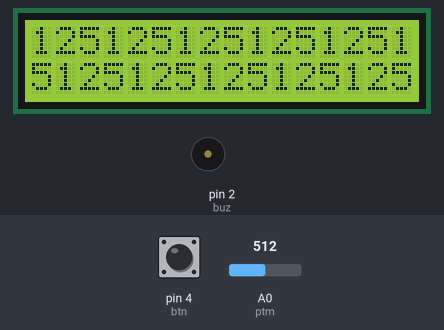
Bench run of a sketch on a simulated Arduino Uno, built with avr-gcc and run on an emulated ATmega328P. On the bench: 16×2 character LCD, buzzer (waves = sounding). The inputs (shaded band) are chosen by the test bench; at power-on: pin 4 (btn) LOW, A0 (ptm) = 512. What the sketch prints to the serial monitor is not drawn.

Above: at 1.2 s.
1.3 s: pin 4 (btn) pulled HIGH for 3.2 s
At 6.8 s:
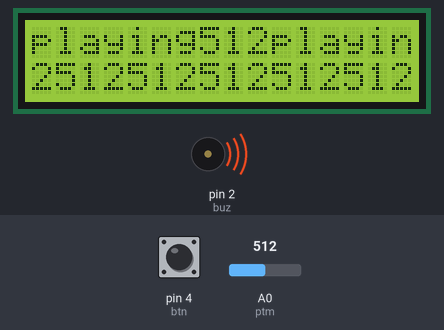
7.1 s: A0 (ptm) set to 0
At 9.5 s:
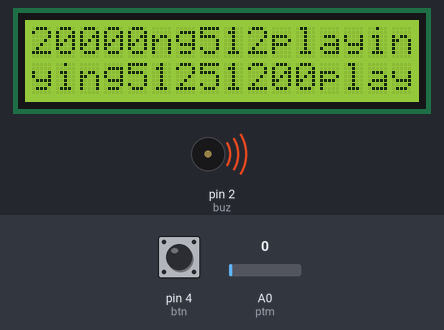
9.6 s: A0 (ptm) set to 716
At 12.3 s:
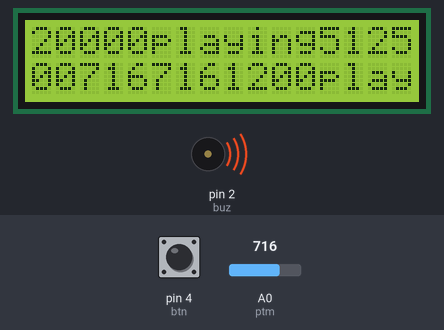
12.6 s: pin 4 (btn) pulled HIGH for 0.15 s
At 13.6 s:
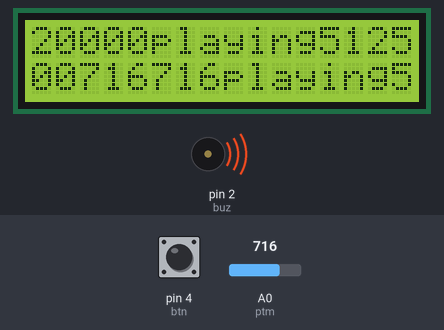
15.7 s: A0 (ptm) set to 900
At 17.05 s:
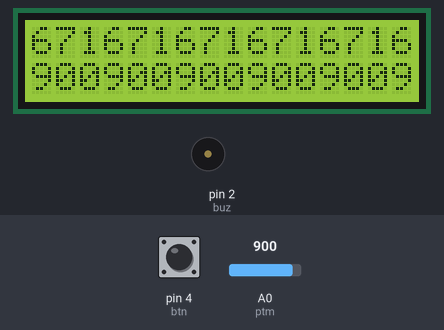
Timing chart, 0 to 18.4 s (numbered marks = the images above; inputs shaded):
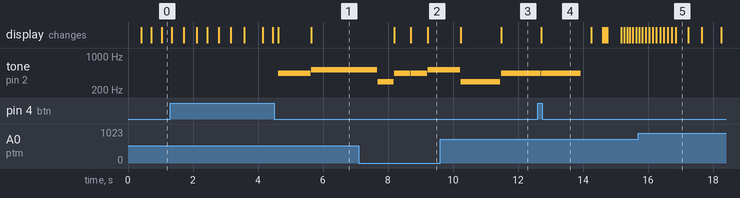

The sketch:

ardu.ino
```cpp
#define ARRAY_SIZE(array) ((sizeof(array)) / (sizeof(array[0])))

#include <Wire.h>
#include <LiquidCrystal_I2C.h>
#include <Servo.h>

Servo servo;

const int buz = 2;
const int ptm = A0;
const int btn = 4;

int pause;

const int times = 4;
const int servoDeg[] = { 180, 180, 180, 180 };
const int buzHz[] = { 440, 440, 523, 294 };
const int buzPauseFactor[] = { 1, 1, 2, 1 };

// CONFIG
int useServo = false;
int useBuz = false;

LiquidCrystal_I2C lod(0x27, 2, 1, 0, 4, 5, 6, 7, 3, POSITIVE);

void setup() {
  Serial.begin(9600);

  pinMode(btn, INPUT);

  // BUZZER
  if(useBuz) {
     pinMode(buz, OUTPUT);
  }

  // LCD
  lod.begin(16, 2); // x, y
  lod.clear();
  lod.setCursor(0, 0);
  lod.print("boot");

  // SERVO
  if(useServo) {
    servo.attach(8);
    servo.write(0);
  }

  Serial.println("use buzzer: " + String(useBuz));
  Serial.println("use servo: " + String(useServo));


}

float newPause;
const int maxServoDeg = 180;
void playServo(int deg, int pause) {
  newPause = pause / (maxServoDeg / deg);
  servo.write(deg);
  delay(newPause);
  servo.write(0);
  delay(newPause);
}

void playBuz(int hz, int duration) {
  Serial.println();
  tone(buz, hz);
  delay(duration);
  noTone(buz);
}

int note = 0;
void resetNote() {
  if(note == times - 1) {
     note = 0;
  } else {
    note++;
  }
}

void toggleReprodution() {
  useBuz = !useBuz;
}

String text1;
int prevDep1 = useBuz;
void printReproducingOnLCD(int dep) {
  if(prevDep1 != dep) {
    lod.setCursor(0, 0);
    lod.clear();
    if(useBuz) {
      text1 = "playing";
    } else {
      text1 = "pause";
    }
    lod.print(text1);
  }

  prevDep1 = dep;
}

String text2;
int prevDep2 = 0;
void printVelocityOnLCD(int dep) {
  lod.setCursor(6, 0);
  if(prevDep2 != dep) {
    lod.clear();
    lod.print("x" + String(dep));
  }

  prevDep2 = dep;
}

String text;
int prevIsPlaying = useBuz;
int prevVelocity = 0;
void printOnLCD(int isPlaying, int velocity) {

   if(prevIsPlaying != isPlaying) {
    lod.setCursor(0, 0);
    if(isPlaying) {
      text = "playing";
    } else {
      text = "pause";
    }
   }

   text += String(velocity);

   lod.print(text);


   prevIsPlaying = isPlaying;
   prevVelocity = velocity;
}

// CURRENT
int currentHz;
int currentPauseFactor;
int currentServoDeg;

// BUTTON
int isButtonPressed;
int prevButtonState;
int t0, t;

void loop() {
  isButtonPressed = digitalRead(btn);

  if(isButtonPressed) {
    if(!prevButtonState) {
      t0 = millis();
    }

  } else {
    if(prevButtonState) {
      t = millis() - t0;
      Serial.println("holded for " + String(t));
      if(t >= 1000) {
        toggleReprodution();
      } else {

      }
    }
  }


  prevButtonState = isButtonPressed;

  // PTM
  pause = analogRead(ptm) + 500;

  printOnLCD(useBuz, analogRead(ptm));

  // EXTRACT - BUZZER
  if(useBuz) {
     currentHz = buzHz[note];
    currentPauseFactor = buzPauseFactor[note];
  }

  // EXTRACT - SERVO
  if(useServo) {
    currentServoDeg = servoDeg[note];
  }

  // MAIN

  // PLAY - BUZZER
  if(useBuz) {
    playBuz(currentHz, currentPauseFactor * pause);
  }

  // PLAY - SERVO
  if(useServo) {
    playServo(currentServoDeg, pause);
  }

  // END
  resetNote();
}
```

Measured:
- after the input at 1.3 s, tone on pin 2 (buz): silent → 440 Hz after 3.3 s, → silent 1.0 s later, → 523 Hz 0.01 s later; the display: first differs from a run without the input after 3.3 s (image 1 shows a later state)
- after the input at 7.1 s, the display: first changes after 1.1 s (image 2 shows a later state)
- after the input at 12.6 s, tone on pin 2 (buz): goes on until 13.9 s, then stays silent
